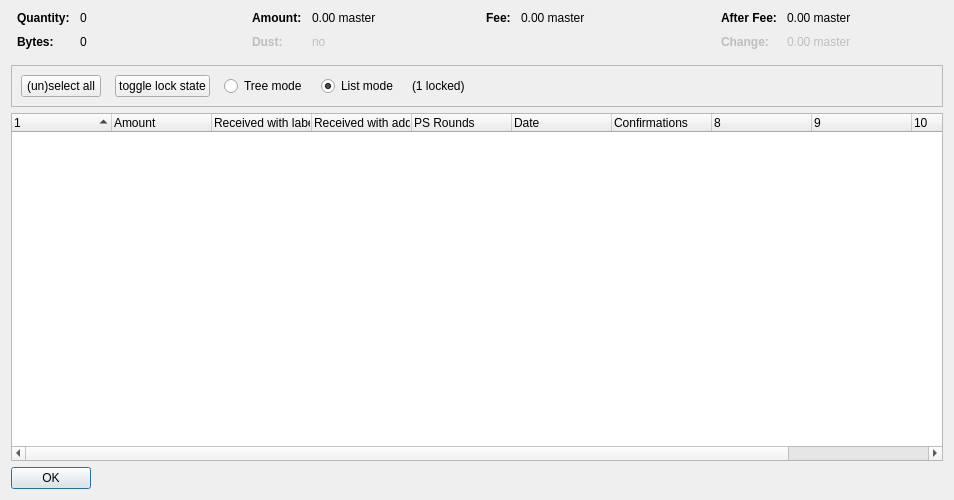
<?xml version="1.0" encoding="UTF-8"?>
<ui version="4.0">
 <class>CoinControlDialog</class>
 <widget class="QDialog" name="CoinControlDialog">
  <property name="geometry">
   <rect>
    <x>0</x>
    <y>0</y>
    <width>954</width>
    <height>500</height>
   </rect>
  </property>
  <property name="windowTitle">
   <string>Coin Selection</string>
  </property>
  <layout class="QVBoxLayout" name="verticalLayout">
   <item>
    <layout class="QHBoxLayout" name="horizontalLayoutTop" stretch="0,0,0,0">
     <property name="topMargin">
      <number>0</number>
     </property>
     <property name="bottomMargin">
      <number>10</number>
     </property>
     <item>
      <layout class="QFormLayout" name="formLayoutCoinControl1">
       <property name="horizontalSpacing">
        <number>10</number>
       </property>
       <property name="verticalSpacing">
        <number>10</number>
       </property>
       <property name="leftMargin">
        <number>6</number>
       </property>
       <property name="rightMargin">
        <number>6</number>
       </property>
       <item row="0" column="0">
        <widget class="QLabel" name="labelCoinControlQuantityText">
         <property name="font">
          <font>
           <weight>75</weight>
           <bold>true</bold>
          </font>
         </property>
         <property name="text">
          <string>Quantity:</string>
         </property>
        </widget>
       </item>
       <item row="0" column="1">
        <widget class="QLabel" name="labelCoinControlQuantity">
         <property name="cursor">
          <cursorShape>IBeamCursor</cursorShape>
         </property>
         <property name="contextMenuPolicy">
          <enum>Qt::ActionsContextMenu</enum>
         </property>
         <property name="text">
          <string notr="true">0</string>
         </property>
         <property name="textInteractionFlags">
          <set>Qt::LinksAccessibleByMouse|Qt::TextSelectableByKeyboard|Qt::TextSelectableByMouse</set>
         </property>
        </widget>
       </item>
       <item row="1" column="0">
        <widget class="QLabel" name="labelCoinControlBytesText">
         <property name="font">
          <font>
           <weight>75</weight>
           <bold>true</bold>
          </font>
         </property>
         <property name="text">
          <string>Bytes:</string>
         </property>
        </widget>
       </item>
       <item row="1" column="1">
        <widget class="QLabel" name="labelCoinControlBytes">
         <property name="cursor">
          <cursorShape>IBeamCursor</cursorShape>
         </property>
         <property name="contextMenuPolicy">
          <enum>Qt::ActionsContextMenu</enum>
         </property>
         <property name="text">
          <string notr="true">0</string>
         </property>
         <property name="textInteractionFlags">
          <set>Qt::LinksAccessibleByMouse|Qt::TextSelectableByKeyboard|Qt::TextSelectableByMouse</set>
         </property>
        </widget>
       </item>
      </layout>
     </item>
     <item>
      <layout class="QFormLayout" name="formLayoutCoinControl2">
       <property name="horizontalSpacing">
        <number>10</number>
       </property>
       <property name="verticalSpacing">
        <number>10</number>
       </property>
       <property name="leftMargin">
        <number>6</number>
       </property>
       <property name="rightMargin">
        <number>6</number>
       </property>
       <item row="0" column="0">
        <widget class="QLabel" name="labelCoinControlAmountText">
         <property name="font">
          <font>
           <weight>75</weight>
           <bold>true</bold>
          </font>
         </property>
         <property name="text">
          <string>Amount:</string>
         </property>
        </widget>
       </item>
       <item row="0" column="1">
        <widget class="QLabel" name="labelCoinControlAmount">
         <property name="cursor">
          <cursorShape>IBeamCursor</cursorShape>
         </property>
         <property name="contextMenuPolicy">
          <enum>Qt::ActionsContextMenu</enum>
         </property>
         <property name="text">
          <string notr="true">0.00 master</string>
         </property>
         <property name="textInteractionFlags">
          <set>Qt::LinksAccessibleByMouse|Qt::TextSelectableByKeyboard|Qt::TextSelectableByMouse</set>
         </property>
        </widget>
       </item>
       <item row="1" column="0">
        <widget class="QLabel" name="labelCoinControlLowOutputText">
         <property name="enabled">
          <bool>false</bool>
         </property>
         <property name="font">
          <font>
           <weight>75</weight>
           <bold>true</bold>
          </font>
         </property>
         <property name="text">
          <string>Dust:</string>
         </property>
        </widget>
       </item>
       <item row="1" column="1">
        <widget class="QLabel" name="labelCoinControlLowOutput">
         <property name="enabled">
          <bool>false</bool>
         </property>
         <property name="cursor">
          <cursorShape>IBeamCursor</cursorShape>
         </property>
         <property name="contextMenuPolicy">
          <enum>Qt::ActionsContextMenu</enum>
         </property>
         <property name="text">
          <string notr="true">no</string>
         </property>
         <property name="textInteractionFlags">
          <set>Qt::LinksAccessibleByMouse|Qt::TextSelectableByKeyboard|Qt::TextSelectableByMouse</set>
         </property>
        </widget>
       </item>
      </layout>
     </item>
     <item>
      <layout class="QFormLayout" name="formLayoutCoinControl3">
       <property name="horizontalSpacing">
        <number>10</number>
       </property>
       <property name="verticalSpacing">
        <number>10</number>
       </property>
       <property name="leftMargin">
        <number>6</number>
       </property>
       <property name="rightMargin">
        <number>6</number>
       </property>
       <item row="0" column="0">
        <widget class="QLabel" name="labelCoinControlFeeText">
         <property name="font">
          <font>
           <weight>75</weight>
           <bold>true</bold>
          </font>
         </property>
         <property name="text">
          <string>Fee:</string>
         </property>
        </widget>
       </item>
       <item row="0" column="1">
        <widget class="QLabel" name="labelCoinControlFee">
         <property name="cursor">
          <cursorShape>IBeamCursor</cursorShape>
         </property>
         <property name="contextMenuPolicy">
          <enum>Qt::ActionsContextMenu</enum>
         </property>
         <property name="text">
          <string notr="true">0.00 master</string>
         </property>
         <property name="textInteractionFlags">
          <set>Qt::LinksAccessibleByMouse|Qt::TextSelectableByKeyboard|Qt::TextSelectableByMouse</set>
         </property>
        </widget>
       </item>
      </layout>
     </item>
     <item>
      <layout class="QFormLayout" name="formLayoutCoinControl4">
       <property name="horizontalSpacing">
        <number>10</number>
       </property>
       <property name="verticalSpacing">
        <number>10</number>
       </property>
       <property name="leftMargin">
        <number>6</number>
       </property>
       <property name="rightMargin">
        <number>6</number>
       </property>
       <item row="0" column="0">
        <widget class="QLabel" name="labelCoinControlAfterFeeText">
         <property name="font">
          <font>
           <weight>75</weight>
           <bold>true</bold>
          </font>
         </property>
         <property name="text">
          <string>After Fee:</string>
         </property>
        </widget>
       </item>
       <item row="0" column="1">
        <widget class="QLabel" name="labelCoinControlAfterFee">
         <property name="cursor">
          <cursorShape>IBeamCursor</cursorShape>
         </property>
         <property name="contextMenuPolicy">
          <enum>Qt::ActionsContextMenu</enum>
         </property>
         <property name="text">
          <string notr="true">0.00 master</string>
         </property>
         <property name="textInteractionFlags">
          <set>Qt::LinksAccessibleByMouse|Qt::TextSelectableByKeyboard|Qt::TextSelectableByMouse</set>
         </property>
        </widget>
       </item>
       <item row="1" column="0">
        <widget class="QLabel" name="labelCoinControlChangeText">
         <property name="enabled">
          <bool>false</bool>
         </property>
         <property name="font">
          <font>
           <weight>75</weight>
           <bold>true</bold>
          </font>
         </property>
         <property name="text">
          <string>Change:</string>
         </property>
        </widget>
       </item>
       <item row="1" column="1">
        <widget class="QLabel" name="labelCoinControlChange">
         <property name="enabled">
          <bool>false</bool>
         </property>
         <property name="cursor">
          <cursorShape>IBeamCursor</cursorShape>
         </property>
         <property name="contextMenuPolicy">
          <enum>Qt::ActionsContextMenu</enum>
         </property>
         <property name="text">
          <string notr="true">0.00 master</string>
         </property>
         <property name="textInteractionFlags">
          <set>Qt::LinksAccessibleByMouse|Qt::TextSelectableByKeyboard|Qt::TextSelectableByMouse</set>
         </property>
        </widget>
       </item>
      </layout>
     </item>
    </layout>
   </item>
   <item>
    <widget class="QFrame" name="frame">
     <property name="minimumSize">
      <size>
       <width>0</width>
       <height>40</height>
      </size>
     </property>
     <property name="frameShape">
      <enum>QFrame::StyledPanel</enum>
     </property>
     <property name="frameShadow">
      <enum>QFrame::Sunken</enum>
     </property>
     <layout class="QHBoxLayout" name="horizontalLayout">
      <item>
       <layout class="QHBoxLayout" name="horizontalLayoutPanel" stretch="0,0,0,0,0,0">
        <property name="spacing">
         <number>14</number>
        </property>
        <item>
         <widget class="QPushButton" name="pushButtonSelectAll">
          <property name="sizePolicy">
           <sizepolicy hsizetype="Maximum" vsizetype="Fixed">
            <horstretch>0</horstretch>
            <verstretch>0</verstretch>
           </sizepolicy>
          </property>
          <property name="text">
           <string>(un)select all</string>
          </property>
          <property name="autoDefault">
           <bool>false</bool>
          </property>
         </widget>
        </item>
        <item>
         <widget class="QPushButton" name="pushButtonToggleLock">
          <property name="sizePolicy">
           <sizepolicy hsizetype="Maximum" vsizetype="Fixed">
            <horstretch>0</horstretch>
            <verstretch>0</verstretch>
           </sizepolicy>
          </property>
          <property name="text">
           <string>toggle lock state</string>
          </property>
          <property name="autoDefault">
           <bool>false</bool>
          </property>
         </widget>
        </item>
        <item>
         <widget class="QRadioButton" name="radioTreeMode">
          <property name="sizePolicy">
           <sizepolicy hsizetype="Maximum" vsizetype="Fixed">
            <horstretch>0</horstretch>
            <verstretch>0</verstretch>
           </sizepolicy>
          </property>
          <property name="text">
           <string>Tree mode</string>
          </property>
         </widget>
        </item>
        <item>
         <widget class="QRadioButton" name="radioListMode">
          <property name="sizePolicy">
           <sizepolicy hsizetype="Maximum" vsizetype="Fixed">
            <horstretch>0</horstretch>
            <verstretch>0</verstretch>
           </sizepolicy>
          </property>
          <property name="text">
           <string>List mode</string>
          </property>
          <property name="checked">
           <bool>true</bool>
          </property>
         </widget>
        </item>
        <item>
         <widget class="QLabel" name="labelLocked">
          <property name="text">
           <string>(1 locked)</string>
          </property>
         </widget>
        </item>
        <item>
         <spacer name="horizontalSpacer">
          <property name="orientation">
           <enum>Qt::Horizontal</enum>
          </property>
          <property name="sizeHint" stdset="0">
           <size>
            <width>40</width>
            <height>20</height>
           </size>
          </property>
         </spacer>
        </item>
       </layout>
      </item>
     </layout>
    </widget>
   </item>
   <item>
    <widget class="CoinControlTreeWidget" name="treeWidget">
     <property name="contextMenuPolicy">
      <enum>Qt::CustomContextMenu</enum>
     </property>
     <property name="sortingEnabled">
      <bool>false</bool>
     </property>
     <property name="columnCount">
      <number>11</number>
     </property>
     <attribute name="headerShowSortIndicator" stdset="0">
      <bool>true</bool>
     </attribute>
     <attribute name="headerStretchLastSection">
      <bool>false</bool>
     </attribute>
     <column>
      <property name="text">
       <string/>
      </property>
     </column>
     <column>
      <property name="text">
       <string>Amount</string>
      </property>
     </column>
     <column>
      <property name="text">
       <string>Received with label</string>
      </property>
     </column>
     <column>
      <property name="text">
       <string>Received with address</string>
      </property>
     </column>
     <column>
      <property name="text">
       <string>PS Rounds</string>
      </property>
     </column>
     <column>
      <property name="text">
       <string>Date</string>
      </property>
     </column>
     <column>
      <property name="text">
       <string>Confirmations</string>
      </property>
      <property name="toolTip">
       <string>Confirmed</string>
      </property>
     </column>
     <column>
      <property name="text">
       <string/>
      </property>
     </column>
     <column>
      <property name="text">
       <string/>
      </property>
     </column>
     <column>
      <property name="text">
       <string/>
      </property>
     </column>
     <column>
      <property name="text">
       <string/>
      </property>
     </column>
    </widget>
   </item>
   <item>
    <widget class="QDialogButtonBox" name="buttonBox">
     <property name="sizePolicy">
      <sizepolicy hsizetype="Maximum" vsizetype="Fixed">
       <horstretch>0</horstretch>
       <verstretch>0</verstretch>
      </sizepolicy>
     </property>
     <property name="orientation">
      <enum>Qt::Horizontal</enum>
     </property>
     <property name="standardButtons">
      <set>QDialogButtonBox::Ok</set>
     </property>
    </widget>
   </item>
  </layout>
 </widget>
 <customwidgets>
  <customwidget>
   <class>CoinControlTreeWidget</class>
   <extends>QTreeWidget</extends>
   <header>coincontroltreewidget.h</header>
  </customwidget>
 </customwidgets>
 <resources/>
 <connections/>
</ui>
